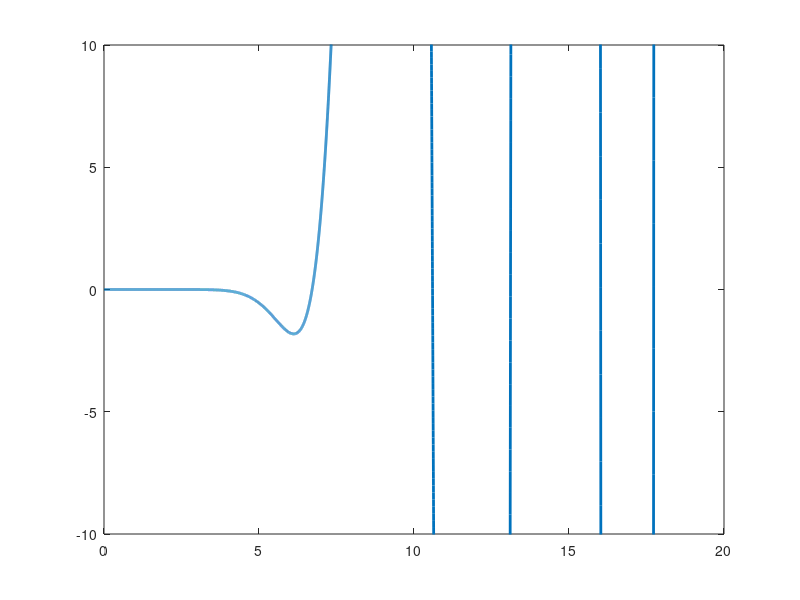

MATLAB code to generate this figure:
function compute_phase_velocity_convex
 
    close all

    E = 20;
    x = 0:0.001:E;
    F = f(x);
    plot(x,F,'linewidth',2)
    axis([0 E -10 10])
    pause
    initial_guess = input('Give initial guess: ')     
    %
    omega = fzero(@f,initial_guess);
    %
    %Define n = k*a and material parameters 
    n=6;
    lambda = 1;
    mu = 1;
    rho=1;
    %
    alpha = sqrt((lambda+2.*mu)/rho);
    beta = sqrt(mu/rho);
    Ka = omega/alpha;
    Kb = omega/beta;
     
    Ja = besselj(n,Ka);
    Jap = Ka/2*(besselj(n-1,Ka)-besselj(n+1,Ka));
    Japp = Ka^2/4*(besselj(n-2,Ka)-2*besselj(n,Ka)+besselj(n+2,Ka));
    Jb = besselj(n,Kb);
    Jbp = Kb/2*(besselj(n-1,Kb)-besselj(n+1,Kb));

    M = [-((Kb^2-2*Ka^2)*Ja-2*Japp), 2*1i*n*(Jbp-Jb);...
         2*1i*n*(Jap-Ja), (Kb^2-2*n^2)*Jb+2*Jbp];
     
    A = 1;
    
    %Compute phase velocity c and coefficient B
    c = omega/n
    B = -M(1,1)*A/M(1,2)
   

    

end

function f = f(x)
    
    %Define n = k*a and material parameters
    n=6;
    lambda = 1;
    mu = 1;
    rho=1;

    alpha = sqrt((lambda+2.*mu)/rho);
    beta = sqrt(mu/rho);
    
    f = ((x.^2/beta.^2-2.*x.^2/alpha.^2).*besselj(n,x/alpha)-1/2.*x.^2/alpha.^2.*(besselj(n-2,x/alpha)-2.*besselj(n,x/alpha)+besselj(n+2,x/alpha))).*...
        ((x.^2/beta.^2-2.*n.^2).*besselj(n,x/beta)+x/beta.*(besselj(n-1,x/beta)-besselj(n+1,x/beta)))-...
        4.*n.^2.*(x/2/alpha.*(besselj(n-1,x/alpha)-besselj(n+1,x/alpha))-besselj(n,x/alpha)).*(x/beta/2.*(besselj(n-1,x/beta)-besselj(n+1,x/beta))-besselj(n,x/beta));
    
end